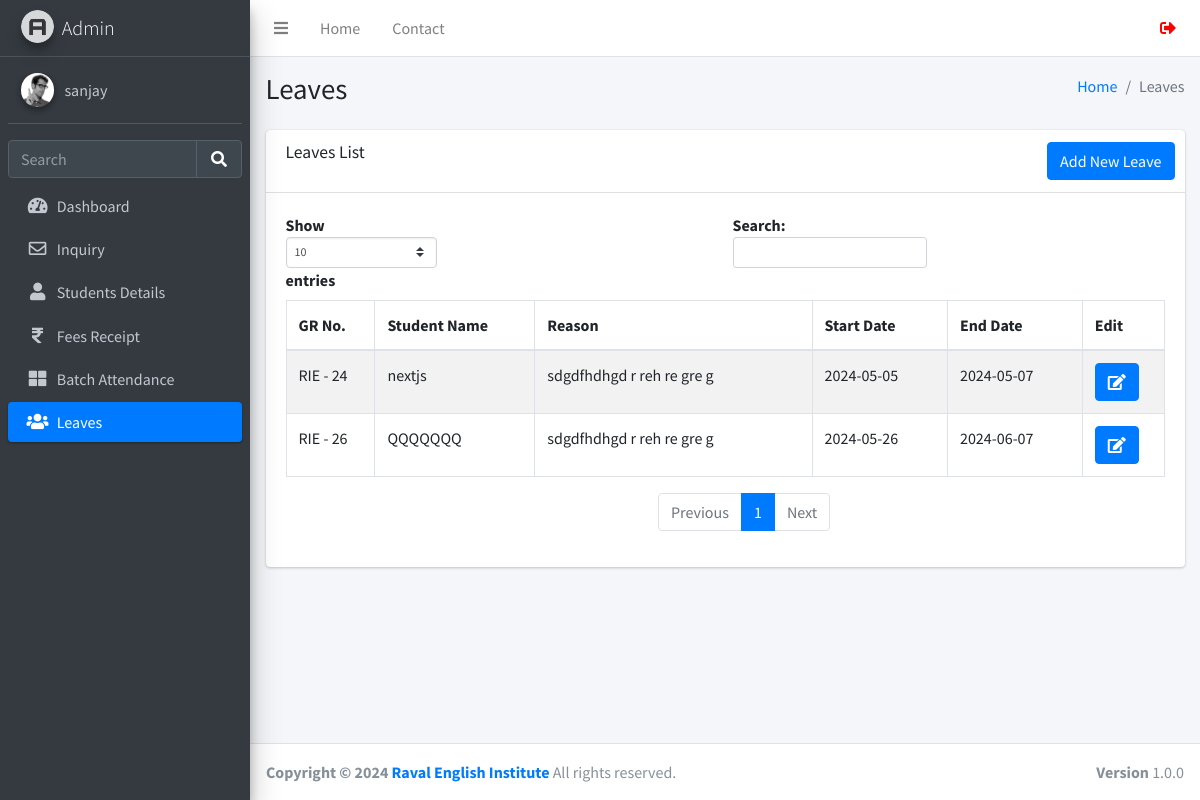
The page /leaves.php (signed in) on the database its author committed.
### tables this page shows
CREATE TABLE `users` (
  `id` int(11) NOT NULL,
  `username` varchar(255) NOT NULL,
  `fullname` varchar(255) NOT NULL,
  `email` varchar(255) NOT NULL,
  `mobile` varchar(255) NOT NULL,
  `password` varchar(255) NOT NULL,
  `created_at` datetime NOT NULL DEFAULT current_timestamp(),
  `status` int(10) NOT NULL
);

CREATE TABLE `leaves` (
  `id` int(11) NOT NULL,
  `student_id` int(11) NOT NULL,
  `reason` varchar(255) NOT NULL,
  `start_date` date NOT NULL,
  `end_date` date NOT NULL,
  `created_at` datetime NOT NULL DEFAULT current_timestamp()
);

CREATE TABLE `studentinfo` (
  `id` int(11) NOT NULL,
  `name` varchar(255) DEFAULT NULL,
  `batch` int(11) DEFAULT NULL,
  `batch_name` varchar(255) DEFAULT NULL,
  `father_name` varchar(255) DEFAULT NULL,
  `mother_name` varchar(255) DEFAULT NULL,
  `dob` date DEFAULT NULL,
  `gender` varchar(50) DEFAULT NULL,
  `mobile_number` varchar(15) DEFAULT NULL,
  `fee_status` varchar(50) DEFAULT NULL,
  `profession` varchar(100) DEFAULT NULL,
  `address` varchar(255) DEFAULT NULL,
  `admission_time` date DEFAULT NULL,
  `created_at` datetime NOT NULL DEFAULT current_timestamp(),
  `pending_fees` decimal(10,2) DEFAULT 0.00
);

### function.php (called while the page is built, shortened)
<?php
require_once('db.php');
function selectFromTable($tableName, $columns, $whereConditions) {
    global $db;
    try {
        $sql = "SELECT " . implode(', ', $columns) . " FROM $tableName";
        if (!empty($whereConditions)) {
            $sql .= " WHERE " . implode(' AND ', array_map(function ($col) {
                return "$col = :$col";
            }, array_keys($whereConditions)));
        }
        $stmt = $db->prepare($sql);
        foreach ($whereConditions as $col => $value) {
            $stmt->bindValue(":$col", $value);
        }
        $stmt->execute();
        return $stmt->fetchAll(PDO::FETCH_ASSOC);
    } catch (PDOException $e) {
        return false;
    }
}
?>

### leaves.php (the view, shortened to what this page needs)
<!DOCTYPE html>
<html lang="en">
<head>
</head>
<body>
<?php include('./header.php');
require_once('function.php');
$leavesData = selectFromTable('leaves', ['id', 'student_id', 'reason', 'start_date', 'end_date', 'created_at'], []);
?>
<div class="content-wrapper">
    <div class="content-header">
      <div class="container-fluid">
        <div class="row mb-2">
          <div class="col-sm-6">
            <h1 class="m-0">Leaves</h1>
          </div>
          <div class="col-sm-6">
            <ol class="breadcrumb float-sm-right">
              <li class="breadcrumb-item"><a href="./dashboard.php">Home</a></li>
              <li class="breadcrumb-item active">Leaves</li>
            </ol>
          </div>
        </div>
      </div>
    </div>
    <section class="content">
        <div class="container-fluid">
          <div class="row">
            <div class="col-12">
              <div class="card">
                <div class="card-header">
                  <h3 class="card-title">Leaves List</h3>
                  <div class="card-tools">
                    <a href="./leaveform.php" class="btn btn-primary">Add New Leave</a>
                  </div>
                </div>
                <div class="card-body">
                  <div class="table-responsive">
                    <table id="example1" class="table table-bordered table-striped">
                      <thead>
                        <tr>
                          <th>GR No.</th>
                          <th>Student Name</th>
                          <th>Reason</th>
                          <th>Start Date</th>
                          <th>End Date</th>
                          <th>Edit</th>
                        </tr>
                      </thead>
                      <tbody>
                        <?php foreach ($leavesData as $leave): ?>
                        <tr>
                          <td>RIE - <?php echo htmlspecialchars($leave['student_id']); ?></td>
                          <td><?php
                              $student = selectFromTable('studentinfo', ['name'], ['id' => $leave['student_id']]);
                              echo htmlspecialchars($student[0]['name']);
                          ?></td>
                          <td><?php echo htmlspecialchars($leave['reason']); ?></td>
                          <td><?php echo htmlspecialchars($leave['start_date']); ?></td>
                          <td><?php echo htmlspecialchars($leave['end_date']); ?></td>
                          <td><a href="#" class="btn btn-primary btn-edit" data-id="<?php echo $leave['id']; ?>"><i class='fas fa-edit'></i></a></td>
                        </tr>
                        <?php endforeach; ?>
                      </tbody>
                    </table>
                  </div>
                </div>
              </div>
            </div>
          </div>
        </div>
    </section>
</div>
<?php include('./footer.php'); ?>
</body>
</html>

### header.php (shortened to what this page needs)
<?php
require_once 'db.php';
$query = $db->prepare("SELECT * FROM users WHERE id = :id");
$query->execute(['id' => $_SESSION['user_id']]);
$user = $query->fetch(PDO::FETCH_ASSOC);
?>
<!DOCTYPE html>
<html lang="en">
<head>
  <link rel="stylesheet" href="./plugins/fontawesome-free/css/all.min.css">
  <link rel="stylesheet" href="https://code.ionicframework.com/ionicons/2.0.1/css/ionicons.min.css">
  <link rel="stylesheet" href="./plugins/icheck-bootstrap/icheck-bootstrap.min.css">
  <link rel="stylesheet" href="./asset/css/adminlte.min.css">
</head>
<body class="hold-transition sidebar-mini layout-fixed">
<div class="wrapper">
  <nav class="main-header navbar navbar-expand navbar-white navbar-light sticky-top">
    <ul class="navbar-nav">
      <li class="nav-item">
        <a class="nav-link" data-widget="pushmenu" href="#" role="button"><i class="fas fa-bars"></i></a>
      </li>
      <li class="nav-item d-none d-sm-inline-block">
        <a href="./dashboard.php" class="nav-link">Home</a>
      </li>
      <li class="nav-item d-none d-sm-inline-block">
        <a href="#" class="nav-link">Contact</a>
      </li>
    </ul>
    <ul class="navbar-nav ml-auto">
      <li class="nav-item">
        <form method="POST">
        <button class="nav-link" type="submit" name="logout" style="
        text-decoration: none;
        border: none;
        background-color: transparent;">
        <i class="fas fa-sign-out-alt" style="color: red;"></i>
        </button>
      </li>
    </ul>
  </nav>
  <aside class="main-sidebar sidebar-dark-primary elevation-4">
    <a href="./dashboard.php" class="brand-link">
      <img src="./asset/img/AdminLTELogo.png" alt="AdminLTE Logo" class="brand-image img-circle elevation-3" style="opacity: .8">
      <span class="brand-text font-weight-light">Admin</span>
    </a>
    <div class="sidebar">
      <div class="user-panel mt-3 pb-3 mb-3 d-flex">
        <div class="image">
          <img src="./asset/img/user2-160x160.jpg" class="img-circle elevation-2" alt="User Image">
        </div>
        <div class="info">
          <a href="./profile.php" class="d-block"><?php echo $user['username']; ?></a>
        </div>
      </div>
      <div class="form-inline">
        <div class="input-group" data-widget="sidebar-search">
          <input class="form-control form-control-sidebar" type="search" placeholder="Search" aria-label="Search">
          <div class="input-group-append">
            <button class="btn btn-sidebar">
              <i class="fas fa-search fa-fw"></i>
            </button>
          </div>
        </div>
      </div>
      <nav class="mt-2">
        <ul class="nav nav-pills nav-sidebar flex-column" data-widget="treeview" role="menu" data-accordion="false">
          <li class="nav-item">
            <a href="./dashboard.php" class="nav-link
            <?php if (strpos($_SERVER['REQUEST_URI'], 'dashboard.php') !== false) {echo "active";}?>">
              <i class="nav-icon fas fa-tachometer-alt"></i>
              <p>
                Dashboard
              </p>
            </a>
          </li>
          <li class="nav-item">
            <a href="./inquiry.php" class="nav-link
            <?php if (strpos($_SERVER['REQUEST_URI'], 'inquiry.php') !== false) {echo "active";}?>">
              <i class="nav-icon far fa-envelope"></i>
              <p>
              Inquiry
              </p>
            </a>
          <li class="nav-item">
            <a href="./studentsdetails.php" class="nav-link
            <?php if (strpos($_SERVER['REQUEST_URI'], 'studentsdetails.php') !== false) {echo "active";}?>">
              <i class="nav-icon fas fa-user"></i>
              <p>
                Students Details
              </p>
            </a>
          </li>
          <li class="nav-item">
            <a href="./fees.php" class="nav-link
            <?php if (strpos($_SERVER['REQUEST_URI'], 'fees.php') !== false) {echo "active";}?>">
            <i class="nav-icon fas fa-rupee-sign"></i>
              <p>
                Fees Receipt
              </p>
            </a>
          </li>
          <li class="nav-item">
            <a href="./batch.php" class="nav-link
            <?php if (strpos($_SERVER['REQUEST_URI'], 'batch.php') !== false) {echo "active";}?>">
            <i class="nav-icon fas fa-th-large"></i>
              <p>
                Batch Attendance
              </p>
            </a>
          </li>
          <li class="nav-item">
            <a href="./leaves.php" class="nav-link
            <?php if (strpos($_SERVER['REQUEST_URI'], 'leaves.php') !== false) {echo "active";}?>">
              <i class="nav-icon fas fa-users"></i>
              <p>
                Leaves
              </p>
            </a>
          </li>
        </ul>
      </nav>
    </div>
  </aside>

### rows shown on the page
users: username "sanjay"
leaves: student "24", student.name "nextjs", reason "sdgdfhdhgd r reh re gre g", start_date "2024-05-05", end_date "2024-05-07"
leaves: student "26", student.name "QQQQQQQ", reason "sdgdfhdhgd r reh re gre g", start_date "2024-05-26", end_date "2024-06-07"
